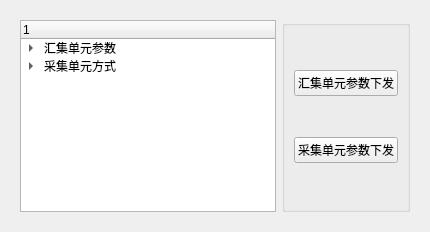
      <widget class="QWidget" name="tab_9">
       <attribute name="title">
        <string>参数一键设置</string>
       </attribute>
       <layout class="QGridLayout" name="gridLayout_54">
        <item row="0" column="0">
         <widget class="QWidget" name="widget_3" native="true">
          <layout class="QGridLayout" name="gridLayout_19">
           <item row="0" column="0">
            <widget class="QTreeWidget" name="treeWidget_2">
             <column>
              <property name="text">
               <string/>
              </property>
             </column>
             <column>
              <property name="text">
               <string/>
              </property>
             </column>
             <item>
              <property name="text">
               <string>汇集单元参数</string>
              </property>
              <property name="text">
               <string/>
              </property>
              <item>
               <property name="text">
                <string>主用IP</string>
               </property>
               <property name="text">
                <string>192.168.0，1</string>
               </property>
              </item>
              <item>
               <property name="text">
                <string>主用端口</string>
               </property>
               <property name="text">
                <string>10000</string>
               </property>
              </item>
              <item>
               <property name="text">
                <string>APN</string>
               </property>
               <property name="text">
                <string>apnname</string>
               </property>
              </item>
              <item>
               <property name="text">
                <string>备用IP</string>
               </property>
               <property name="text">
                <string>192.168.0.2</string>
               </property>
              </item>
              <item>
               <property name="text">
                <string>备用端口</string>
               </property>
               <property name="text">
                <string>10001</string>
               </property>
              </item>
              <item>
               <property name="text">
                <string>用户名</string>
               </property>
               <property name="text">
                <string>apnuser</string>
               </property>
              </item>
              <item>
               <property name="text">
                <string>密码</string>
               </property>
               <property name="text">
                <string>apnpwd</string>
               </property>
              </item>
              <item>
               <property name="text">
                <string>与主站通信方式（0：客户端方式，1：串口方式，2：TCP服务端方式）</string>
               </property>
               <property name="text">
                <string>0</string>
               </property>
              </item>
              <item>
               <property name="text">
                <string>汇集单元GPRS超时时间（min）</string>
               </property>
               <property name="text">
                <string>1</string>
               </property>
              </item>
             </item>
             <item>
              <property name="text">
               <string>采集单元方式</string>
              </property>
              <item>
               <property name="text">
                <string>电流曲线反向（0：不取反，1：取反）</string>
               </property>
               <property name="text">
                <string>1</string>
               </property>
              </item>
              <item>
               <property name="text">
                <string>电场曲线反向（0：不取反，1：取反）</string>
               </property>
               <property name="text">
                <string>1</string>
               </property>
              </item>
              <item>
               <property name="text">
                <string>电场采样通道（0：裸导线通道，1：绝缘导线通道）</string>
               </property>
               <property name="text">
                <string>0</string>
               </property>
              </item>
              <item>
               <property name="text">
                <string>全采电流阈值（A）</string>
               </property>
               <property name="text">
                <string>0</string>
               </property>
              </item>
             </item>
            </widget>
           </item>
           <item row="0" column="1">
            <widget class="QGroupBox" name="groupBox_20">
             <property name="title">
              <string/>
             </property>
             <layout class="QVBoxLayout" name="verticalLayout_2">
              <item>
               <widget class="QPushButton" name="pushButton_45">
                <property name="text">
                 <string>汇集单元参数下发</string>
                </property>
               </widget>
              </item>
              <item>
               <widget class="QPushButton" name="pushButton_46">
                <property name="text">
                 <string>采集单元参数下发</string>
                </property>
               </widget>
              </item>
             </layout>
            </widget>
           </item>
          </layout>
         </widget>
        </item>
       </layout>
      </widget>
